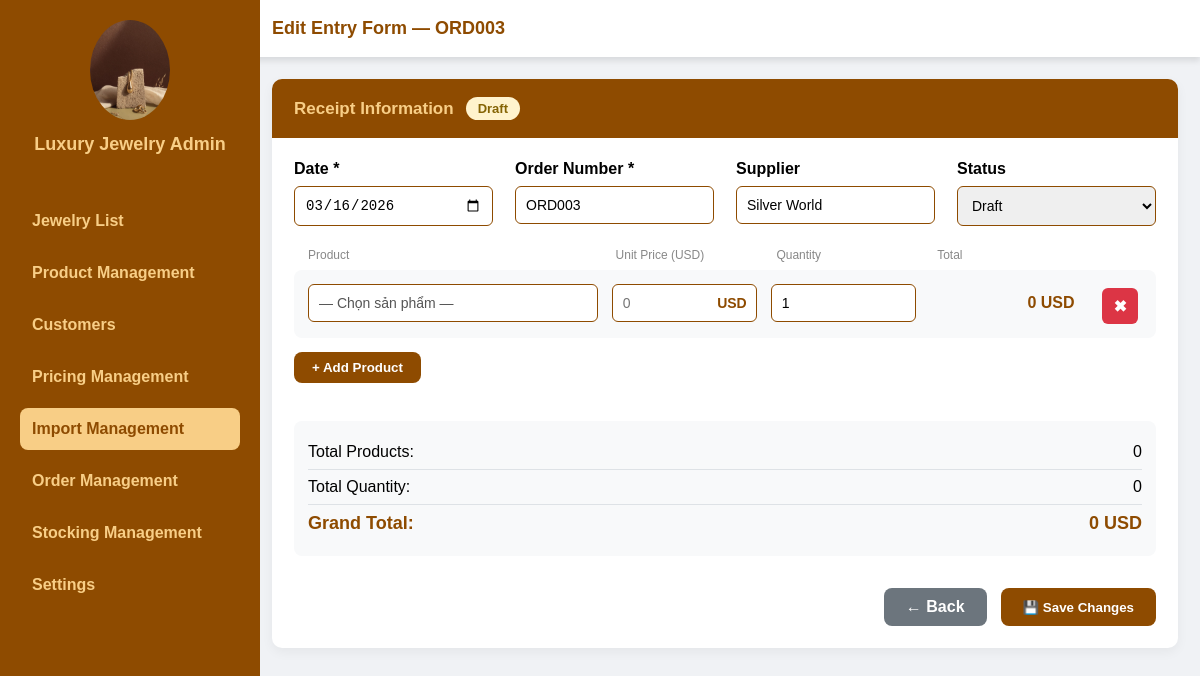
The page /admin/Import_product/edit_entry_form.php?id=4 on the database its author committed.
### tables this page shows
CREATE TABLE `goods_receipt` (
  `id` int(11) NOT NULL AUTO_INCREMENT,
  `order_number` varchar(50) NOT NULL,
  `entry_date` date NOT NULL,
  `supplier` varchar(255) DEFAULT NULL,
  `total_quantity` int(11) DEFAULT 0,
  `total_value` decimal(15,2) DEFAULT 0.00,
  `status` enum('Draft','Completed') DEFAULT 'Draft',
  `created_at` timestamp NOT NULL DEFAULT current_timestamp(),
  PRIMARY KEY (`id`)
);

### admin/Import_product/edit_entry_form.php (the view, shortened to what this page needs)
<?php
require __DIR__ . "/../../config/config.php";
$id = (int)($_GET['id'] ?? 0);
$form = $conn->query("SELECT * FROM goods_receipt WHERE id=$id")->fetch_assoc();
$is_completed = ($form['status'] === 'Completed');
$details_result = $conn->query("SELECT * FROM goods_receipt_items WHERE receipt_id=$id");
$details = $details_result->fetch_all(MYSQLI_ASSOC);
?>
<!DOCTYPE html>
<html lang="vi">
<head>
</head>
<body>
<div class="sidebar">
  <div class="logo">
    <img src="../../images/Admin_login.jpg" alt="Admin">
    <h2>Luxury Jewelry Admin</h2>
  </div>
  <div class="menu">
    <a href="../Administration_menu.php#products">Jewelry List</a>
    <a href="../product_management.php">Product Management</a>
    <a href="../Administration_menu.php#users">Customers</a>
    <a href="../Price Manage/pricing.php">Pricing Management</a>
    <a href="import_management.php" class="active">Import Management</a>
    <a href="../Order Manage/order_management.php">Order Management</a>
    <a href="../Stock Manage/stocking_management.php">Stocking Management</a>
    <a href="../Administration_menu.php#settings">Settings</a>
  </div>
</div>
<form action="save_edit_receipt.php" method="POST" id="edit-form">
<main>
  <div class="top-nav">Edit Entry Form — <?= htmlspecialchars($form['order_number']) ?></div>
  <div class="card">
    <div class="card-header">
      Receipt Information
      <span class="status-badge <?= $form['status'] === 'Completed' ? 'status-completed' : 'status-draft' ?>">
        <?= $form['status'] ?>
      </span>
    </div>
    <div class="card-body">
      <div class="form-row">
        <div class="form-col">
          <label class="form-label">Date *</label>
          <input type="date" name="date" class="form-control"
                 value="<?= htmlspecialchars($form['entry_date']) ?>"
                 <?= $is_completed ? 'disabled' : 'required' ?>>
        </div>
        <div class="form-col">
          <label class="form-label">Order Number *</label>
          <input type="text" name="order_number" class="form-control"
                 value="<?= htmlspecialchars($form['order_number']) ?>"
                 <?= $is_completed ? 'disabled' : 'required' ?>>
        </div>
        <div class="form-col">
          <label class="form-label">Supplier</label>
          <input type="text" name="supplier" class="form-control"
                 value="<?= htmlspecialchars($form['supplier'] ?? '') ?>"
                 <?= $is_completed ? 'disabled' : '' ?>>
        </div>
        <?php if (!$is_completed): ?>
        <div class="form-col">
          <label class="form-label">Status</label>
          <select name="status" class="form-control">
            <option value="Draft" <?= $form['status']==='Draft' ? 'selected' : '' ?>>Draft</option>
          </select>
        </div>
        <?php endif; ?>
      </div>
      <div style="display:flex;gap:14px;padding:0 14px;margin-bottom:4px;flex-wrap:wrap;">
        <div style="flex:2;min-width:160px;" class="col-label">Product</div>
        <div style="flex:1;min-width:120px;" class="col-label">Unit Price (USD)</div>
        <div style="flex:1;min-width:80px;"  class="col-label">Quantity</div>
        <div style="flex:1;min-width:100px;" class="col-label">Total</div>
        <?php if (!$is_completed): ?><div style="flex:0.3;" class="col-label"></div><?php endif; ?>
      </div>
      <div id="product-container">
        <?php if (empty($details)): ?>
        <div class="product-row product-item">
          <div class="product-select-wrap">
            <div class="custom-select-wrapper">
              <div class="custom-select-display" tabindex="0">— Chọn sản phẩm —</div>
            </div>
          </div>
          <div class="product-price input-with-usd">
            <input type="text" name="price[]" class="form-control price-input" placeholder="0" oninput="formatPrice(this); calcRow(this)">
            <span class="input-usd-label">USD</span>
          </div>
          <div class="product-quantity">
            <input type="number" name="quantity[]" class="form-control qty-input" value="1" min="1" oninput="calcRow(this)">
          </div>
          <div class="product-total">0 USD</div>
          <div class="product-actions">
            <button type="button" class="btn btn-danger" onclick="removeRow(this)">✖</button>
          </div>
        </div>
        <?php endif; ?>
      </div>
      <?php if (!$is_completed): ?>
      <button type="button" class="btn btn-primary btn-add-product" onclick="addRow()">+ Add Product</button>
      <?php endif; ?>
      <div class="summary-card">
        <div class="summary-row"><span>Total Products:</span><span id="sum-products">0</span></div>
        <div class="summary-row"><span>Total Quantity:</span><span id="sum-qty">0</span></div>
        <div class="summary-row summary-total"><span>Grand Total:</span><span id="sum-total">0 USD</span></div>
      </div>
      <div class="form-actions">
        <a href="import_management.php" class="btn btn-secondary">← Back</a>
        <?php if (!$is_completed): ?>
          <button type="submit" class="btn btn-primary">💾 Save Changes</button>
        <?php else: ?>
          <a href="entry_form_detail.php?id=<?= $id ?>" class="btn btn-primary">👁 View Detail</a>
        <?php endif; ?>
      </div>
    </div>
  </div>
</main>
</form>
</body>
</html>

### admin/Import_product/edit_entry_form.php (style rules this page uses)
body { font-family: sans-serif; background: #f0f2f5; margin: 0; }
.sidebar { width: 220px; background-color: #8e4b00; color: #f8ce86; display: flex; flex-direction: column; padding: 20px; height: 100vh; position: fixed; left: 0; top: 0; overflow-y: auto; }
.logo { text-align: center; margin-bottom: 30px; }
.logo img { width: 80px; border-radius: 50%; }
.logo h2 { font-size: 18px; margin-top: 10px; }
.menu a { display: block; padding: 12px; color: #f8ce86; text-decoration: none; border-radius: 8px; margin-bottom: 10px; font-weight: bold; }
.menu a:hover, .menu a.active { background: #f8ce86; color: #8e4b00; }
main { margin-left: 250px; padding: 0; box-sizing: border-box; }
.top-nav { background: white; padding: 18px 22px; box-shadow: 0 4px 6px rgba(0,0,0,0.1); font-weight: 700; color: #8e4b00; font-size: 18px; }
.card { background: white; border-radius: 10px; margin: 22px; box-shadow: 0 4px 12px rgba(0,0,0,0.05); }
.card-header { background: #8e4b00; color: #f8ce86; padding: 18px 22px; font-weight: 700; font-size: 17px; border-radius: 10px 10px 0 0; display: flex; align-items: center; gap: 12px; }
.card-body { padding: 22px; }
.form-row { display: flex; gap: 22px; margin-bottom: 22px; flex-wrap: wrap; }
.form-col { flex: 1; min-width: 180px; }
.form-label { display: block; font-weight: 600; margin-bottom: 8px; }
.form-control { width: 100%; border: 1px solid #8e4b00; border-radius: 6px; padding: 10px; font-size: 14px; box-sizing: border-box; }
.product-row { display: flex; gap: 14px; margin-bottom: 14px; background: #f8f9fa; padding: 14px; border-radius: 8px; align-items: flex-start; flex-wrap: wrap; }
.product-select-wrap { flex: 2; min-width: 160px; position: relative; }
.product-price { flex: 1; min-width: 120px; }
.product-quantity { flex: 1; min-width: 80px; }
.product-total { flex: 1; color: #8e4b00; font-weight: 700; text-align: right; padding-right: 10px; min-width: 100px; padding-top: 10px; }
.product-actions { flex: 0.3; display: flex; justify-content: center; padding-top: 4px; }
.btn { padding: 10px 22px; border-radius: 8px; border: none; font-weight: 600; color: white; cursor: pointer; text-decoration: none; display: inline-block; }
.btn-secondary { background: #6c757d; }
.btn-primary { background: #8e4b00; }
.btn-danger { background: #dc3545; width: 36px; height: 36px; padding: 0; display: flex; align-items: center; justify-content: center; font-size: 16px; border-radius: 6px; }
.btn-add-product { margin-bottom: 10px; padding: 8px 18px; }
.summary-card { background: #f8f9fa; border-radius: 8px; padding: 14px; margin-top: 28px; }
.summary-row { display: flex; justify-content: space-between; padding: 8px 0; border-bottom: 1px solid #dee2e6; }
.summary-row:last-child { border-bottom: none; }
.summary-total { font-weight: 700; color: #8e4b00; font-size: 18px; }
.form-actions { display: flex; justify-content: flex-end; gap: 14px; margin-top: 32px; flex-wrap: wrap; }
.input-with-usd { position: relative; }
.input-with-usd .form-control { padding-right: 50px; }
.input-usd-label { position: absolute; right: 10px; top: 50%; transform: translateY(-50%); color: #8e4b00; font-weight: 700; font-size: 14px; }
.col-label { font-size: 12px; color: #888; margin-bottom: 4px; }
.status-badge { padding: 4px 12px; border-radius: 20px; font-size: 13px; font-weight: 700; }
.status-draft { background: #fff3cd; color: #856404; }
.custom-select-wrapper { position: relative; }
.custom-select-display { width: 100%; border: 1px solid #8e4b00; border-radius: 6px; padding: 10px 36px 10px 10px; font-size: 14px; box-sizing: border-box; background: white; cursor: pointer; user-select: none; white-space: nowrap; overflow: hidden; text-overflow: ellipsis; color: #555; }

### rows shown on the page
goods_receipt: order_number "ORD003", status "Draft", date "03/16/2026", supplier "Silver World"
